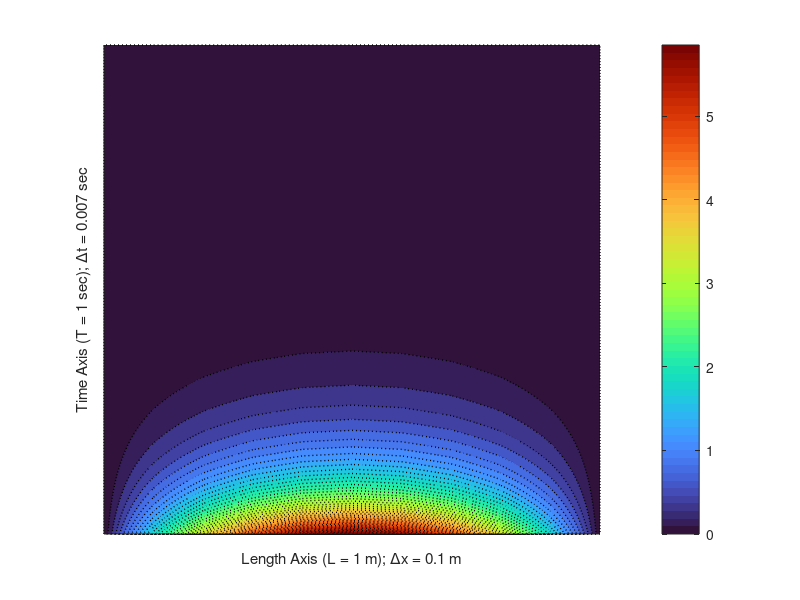
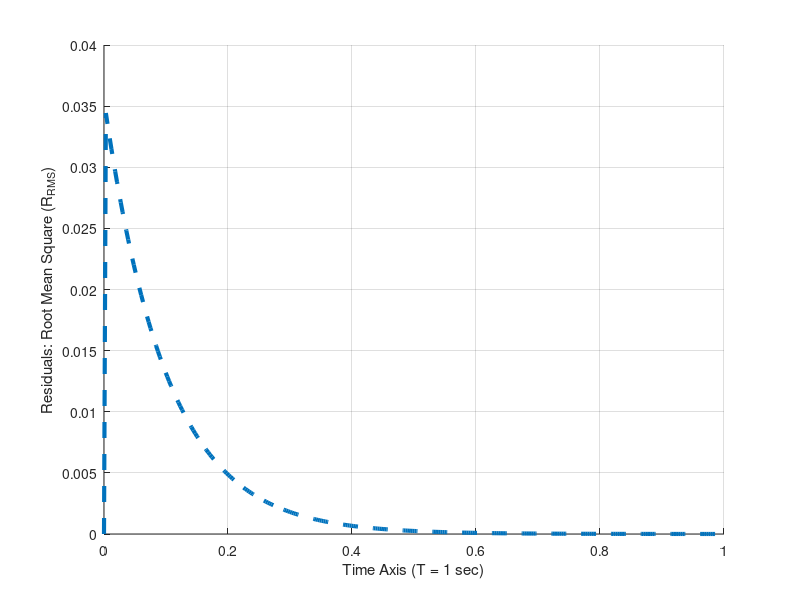

Recreate these plots in MATLAB, in order.
clear;
clc;
%% ============ Computational Methods: 1-D Heat Equation =============== %%
% The code is iterated to solve for 1-D heat equation using explicit and
% implicit method. For explicit methodology, second order central
% difference in space and forward Euler in time is considered. 
%
% Case: T(x,t=0) = 6*sin(pi*x/L)
%       T(x=0,t) = 0
%       T(x=1,t) = 0
%       alpha    = 1
%
% Tabulated Variables:
%
% alpha     = Diffusivity Constant (m^2/sec)
% beta      = Itervative Constant
% dt        = Time Step
% dx        = Space Step
% i,j       = Domain Coordinates
% L         = Space Domain (m) 
% R_rms     = Root mean square residuals
% Td        = Time Domain (sec)
% tnstep    = Number of Divisions in time domain
% xnstep    = Number of divisions in space domain
%
% ======================================================================= %

% Defining the input variables:
dt      = 0.003;
dx      = 0.1;
alpha   = 1;
beta    = alpha*dt/((dx)^2);
Td      = 1;
L       = 1;

% Spaced steps:
xnstep   = (L/dx) + 1;
tnstep   = round((Td/dt)) + 1;
T        = zeros(xnstep,tnstep);
x        = linspace(0,1,xnstep);
T(1,:)   = 0;
T(:,1)   = 6*sin((pi*x)/L);
T(xnstep,:)  = 0;

% Iteration procedure:
for j = 2:tnstep
    for i = 2:xnstep-1
    Tn(i,j) = T(i,j-1)+ beta*(T(i+1,j-1)-2*T(i,j-1)+T(i-1,j-1));
    T(i,j)  = Tn(i,j);
    end
end

Temp    = T';

% Estimating the residuals of the iteration
for j = 2:tnstep
    for i = 2:xnstep-1
    R(i,j)   = Tn(i,j) - T(i,j-1)+ beta*(T(i+1,j-1)-2*T(i,j-1)+T(i-1,j-1));
    R_rms(j) = sqrt(sum((R(i,j))^2)/(xnstep-1)); 
    end
end

time_step   = [0:dt:1];

figure(1)
hold on
contourf(Temp,40,':','Linewidth',1)
colormap turbo
colorbar
set(gca,'XTick',[], 'YTick', [])
xlabel('Length Axis (L = 1 m); \Deltax = 0.1 m')
ylabel('Time Axis (T = 1 sec); \Deltat = 0.007 sec')
hold off

figure(2)
hold on
plot(time_step,R_rms,'--','Linewidth',3)
xlabel('Time Axis (T = 1 sec)')
ylabel('Residuals: Root Mean Square (R_{RMS})')
grid on
hold off